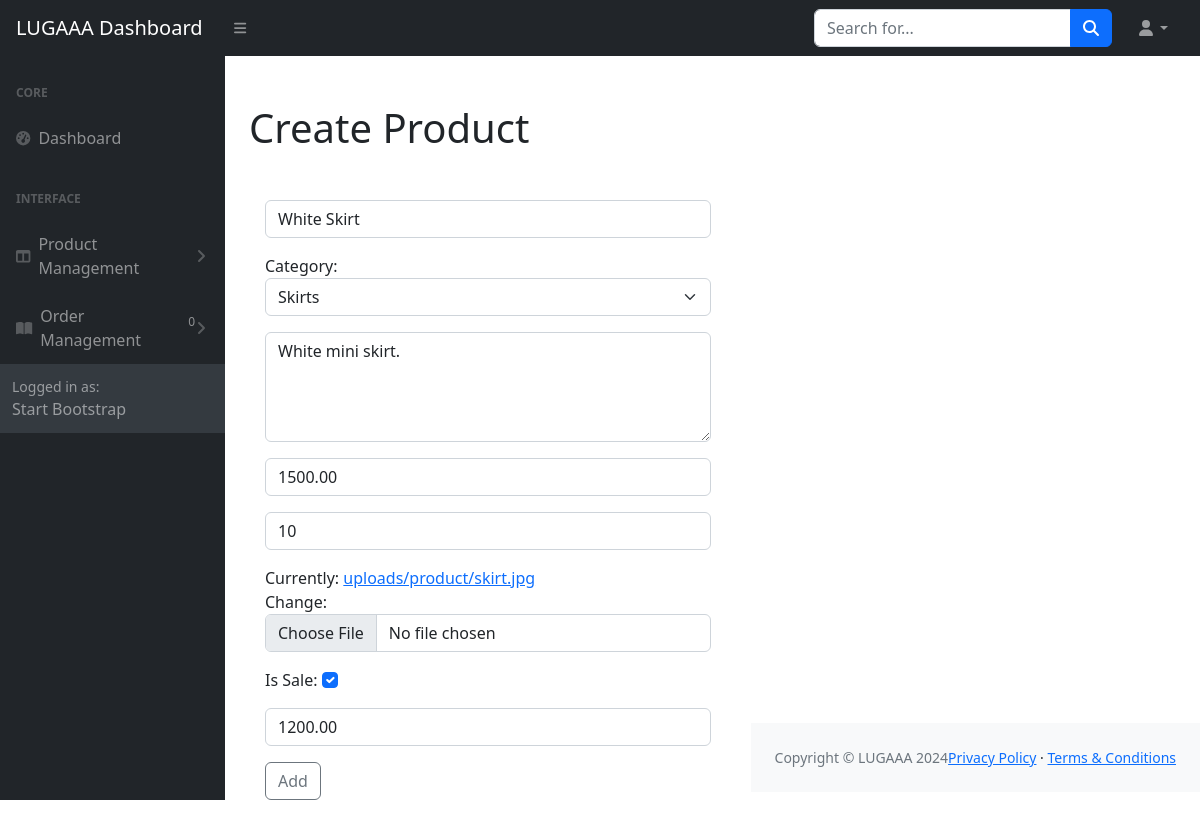
Screenshot of /admin_dashboard/products/8/update/ with the database file from the repository.
### store/models.py (models this page shows, shortened)
class Product(models.Model):
    name =  models.CharField(max_length=100)
    price =  models.DecimalField(default=0, decimal_places=2, max_digits = 8)
    category =  models.ForeignKey(Category, on_delete=models.CASCADE, null=True, blank=True)
    description =  models.CharField(max_length=250, default='', blank = True, null=True)
    image = models.ImageField(upload_to='uploads/product/')
    is_sale = models.BooleanField(default= False)
    sale_price = models.DecimalField(default=0, decimal_places=2, max_digits = 8, null=True)
    in_stock =  models.PositiveIntegerField(default=1)

class Category(models.Model):
    name = models.CharField(max_length=50, unique=True)
    parent = models.ForeignKey('self', on_delete=models.CASCADE, blank=True, null=True, related_name='children' )
    category_image = models.ImageField(upload_to='uploads/category/')
    class Meta:
        verbose_name_plural = 'Categories'

### admin_dashboard/views.py (the view)
# urls.py: path('products/<int:pk>/update/', views.product_update, name='product_update'),
def product_update(request, pk):
    product = get_object_or_404(Product, pk=pk)
    if request.method == 'POST':
        form = ProductForm(request.POST, request.FILES, instance=product)
        if form.is_valid():
            form.save()
            messages.success(request, "Product successfully Updated!")
            return redirect('product_list')
    else:
        form = ProductForm(instance=product)
    return render(request, 'productadd.html', {'form': form})

### admin_dashboard/context_processor.py (called while the page is built)
def order_notify(request):
    order = Order.objects.filter(status = 'Pending').count()
    return  {'notification_count': order}

### cart/context_processor.py (called while the page is built)
def cart(request):
    return {'cart': Cart(request)}

### store/context_processor.py (called while the page is built)
def user_order_notify(request):
    user = request.user.pk
    order = Order.objects.filter(user = user, status = 'Pending').count()
    return  {'user_order_count': order}

### admin_dashboard/templates/productadd.html (shortened to what this page needs)
{% extends 'dashbase.html' %}
{% load static %}
{% block content%}
{% include 'layout.html'%}
<div id="layoutSidenav_content">
   <main>
       <div class="container-fluid px-4">
 <div class="row">
   <div class="col">
      <h1> Create Product </h1>
<form method="post" enctype="multipart/form-data" class=" mx-3 my-5">
   {{ form.as_p }}
   <button type="submit" class="btn btn-outline-secondary">Add</button>
</form>
</div>
</div>
</div>
</main>
</div>
{% endblock %}

### rows the page displays
Product: name "White Skirt", category "Skirts", description "White mini skirt.", price "1500.00", in_stock "10", is_sale "☑", sale_price "1200.00"

### other values shown
{{ notification_count }} "0"
